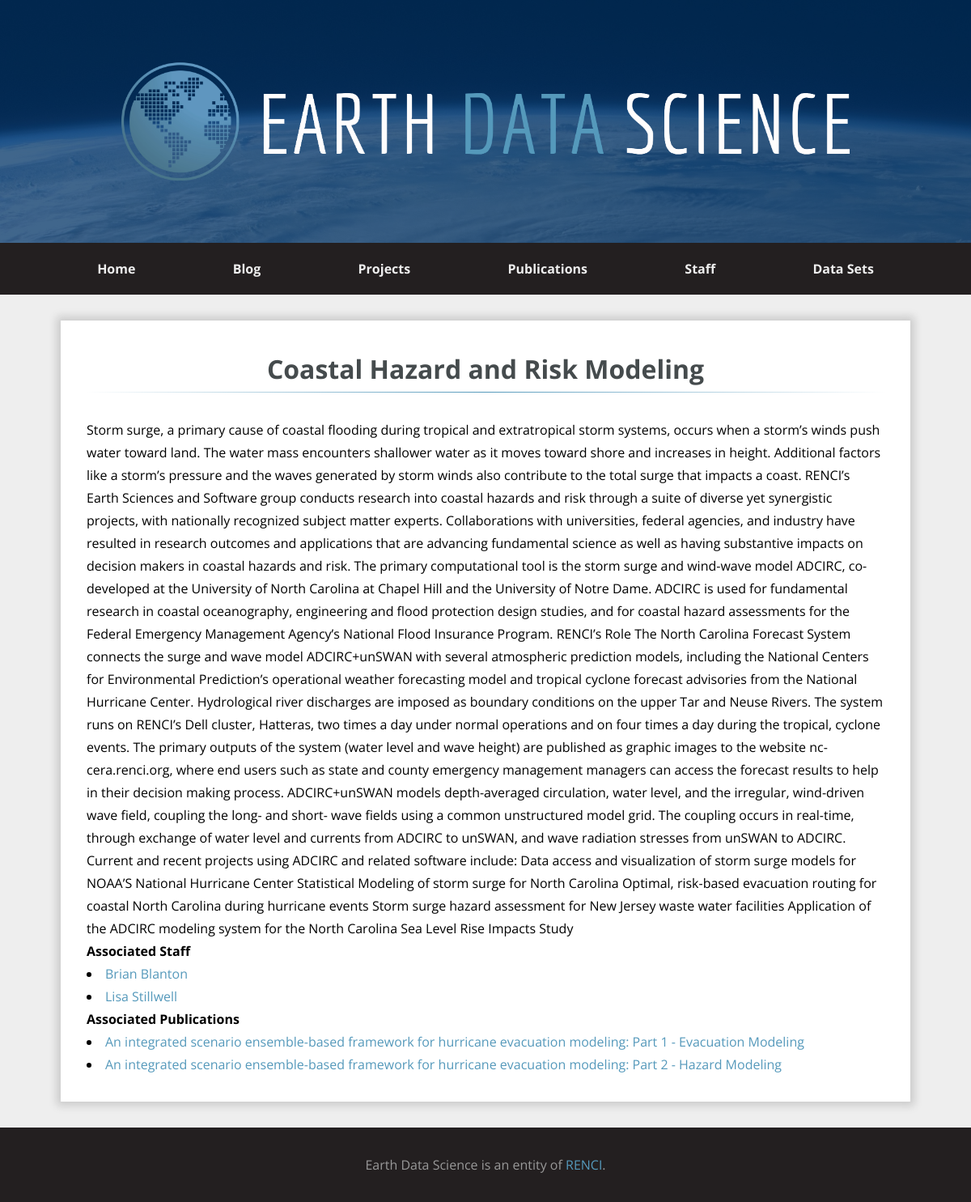
The app's page /projects/2 with its own data.
### content/projects/models.py (models this page shows, shortened)
class Project(models.Model):
    title = models.CharField(max_length=127)
    summary = models.TextField()
    details = models.TextField()
    website = models.CharField(max_length=255, blank=True)
    staff = models.ManyToManyField(StaffMember, blank=True)
    image = models.ImageField(upload_to='project_pics', blank=True)

### content/staff/models.py (models this page shows, shortened)
class StaffMember(models.Model):
    first_name = models.CharField(max_length=63, blank=False)
    last_name = models.CharField(max_length=63, blank=False)
    job_title = models.CharField(max_length=127, blank=False)
    slug = models.SlugField(max_length=255, editable=False, unique=True)
    bio = models.TextField(blank=True)
    photo = models.ImageField(upload_to='staff_pics', blank=True)
    def display_name(self):
        return f'{self.first_name} {self.last_name}'
    class Meta:
        ordering = ('last_name', 'first_name')

### content/publications/models.py (models this page shows, shortened)
class Publication(models.Model):
    title = models.CharField(max_length=200, blank=False)
    abstract = models.TextField(blank=True)
    link = models.CharField(max_length=200, blank=True)
    citation = models.TextField(blank=True)
    staff = models.ManyToManyField(StaffMember, blank=True)
    projects = models.ManyToManyField(Project, blank=True)
    class Meta:
        ordering = ('title',)

### content/projects/views.py (the view)
# urls.py: path('<int:project_id>', views.detail, name='detail'),
def detail(request, project_id):
    project = get_object_or_404(Project, id=project_id)
    staff = project.staff.all()
    publications = project.publication_set.all()
    context = {
        'page_title': project.title,
        'project': project,
        'staff': staff,
        'publications': publications,
    }
    return render(request, 'projects/detail.html', context)

### templates/projects/detail.html (shortened to what this page needs)
{% extends 'no_sidebar.html' %}
{% block content %}
    <h1 class="page-title">{{ project.title }}</h1>
    <div class="project">
        <div class="project__details">
            {{ project.details }}
        </div>
        <div class="project__staff">
            <strong>Associated Staff</strong>
            {% for staff_member in staff %}
                <li><a href="{% url 'staff:detail' staff_member.slug %}">{{ staff_member.display_name }}</a></li>
            {% endfor %}
        </div>
        <div class="project__publications">
            <strong>Associated Publications</strong>
            {% for publication in publications %}
                <li><a href="{% url 'publications:detail' publication.id %}">{{ publication.title }}</a></li>
            {% endfor %}
        </div>
    </div>
{% endblock %}

### static-assets/css/style.css (style rules this page uses)
body::after { content: ''; background-color: #231f20; position: fixed; left: 0; top: 0; width: 0; height: 0; z-index: 1; opacity: 0; transition: opacity 1000ms; }
*, *::before, *::after { box-sizing: border-box; }
body { font-family: "Open Sans", sans-serif; margin: 0; line-height: 1.75; display: flex; min-height: 100vh; flex-direction: column; background-color: #eee; }
h1, h2, h3, h4, h5, h6 { margin: 0; color: #454B4D; }
a, a:hover, a:visited, a:hover { text-decoration: none; color: #59b; }
.page-title { font-family: "Open Sans", sans-serif; text-align: center; border-image-slice: 1; border-image-source: -webkit-linear-gradient(right, #fff, #59b, #fff); border-image-source: -o-linear-gradient(right, #fff, #59b, #fff); border-image-source: linear-gradient(right, #fff, #59b, #fff); border-bottom: 1px solid #ccc; position: relative; padding: 0 1rem; margin-bottom: 2rem; z-index: 0; display: inline; }

### records on screen
Project: title "Coastal Hazard and Risk Modeling", details "Storm surge, a primary cause of coastal flooding during tropical and extratropical storm systems, occurs when a storm’s winds push water toward land. The water mass encounters shallower water as it moves toward shore and increases in height. Additional factors like a storm’s pressure and the waves generated by storm winds also contribute to the total surge that impacts a coast. RENCI’s Earth Sciences and Software group conducts research into coastal hazards and risk through a suite of diverse yet synergistic projects, with nationally recognized subject matter experts. Collaborations with universities, federal agencies, and industry have resulted in research outcomes and applications that…"
StaffMember: display_name "Brian Blanton"
StaffMember: display_name "Lisa Stillwell"
Publication: title "An integrated scenario ensemble-based framework for hurricane evacuation modeling: Part 1 - Evacuation Modeling"
Publication: title "An integrated scenario ensemble-based framework for hurricane evacuation modeling: Part 2 - Hazard Modeling"
